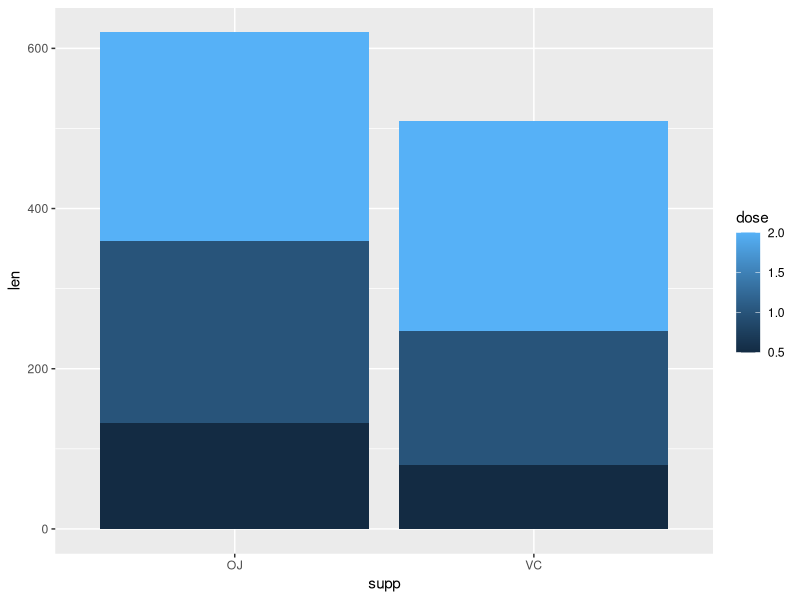

This chart was generated by the following R code:
library(ggplot2)


# Aca hago un grafico

ggplot(data = ToothGrowth, aes( x = supp, y = len, fill = dose) ) +
geom_col(position = "stack")
